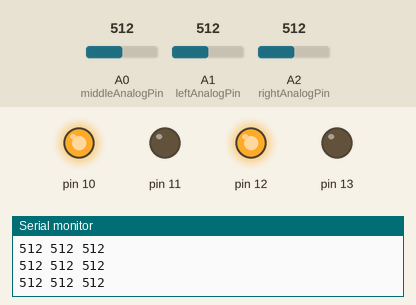
Recording of a sketch running on a simulated Arduino Uno, built with avr-gcc and run on an emulated ATmega328P. Shown: output pins drawn as LEDs (lit = HIGH), the last lines printed to the serial monitor. Inputs (shaded band) come from the test bench; at power-on: A0 (middleAnalogPin) = 512, A2 (rightAnalogPin) = 512, A1 (leftAnalogPin) = 512.

Above: at 1.2 s.
1.3 s: A0 (middleAnalogPin) set to 11
2.8 s: A0 (middleAnalogPin) set to 8
4.3 s: A2 (rightAnalogPin) set to 313
5.8 s: A2 (rightAnalogPin) set to 287
At 6.2 s:
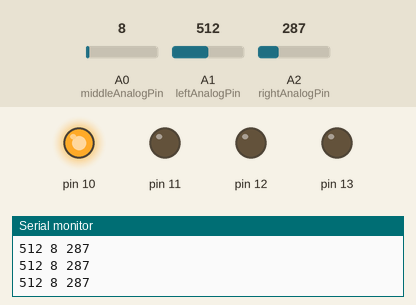
7.3 s: A1 (leftAnalogPin) set to 310
8.8 s: A1 (leftAnalogPin) set to 292
At 9.6 s:
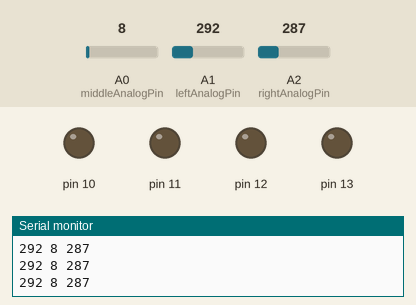
Timing chart, 0 to 11.3 s (numbered marks = the images above; inputs shaded):
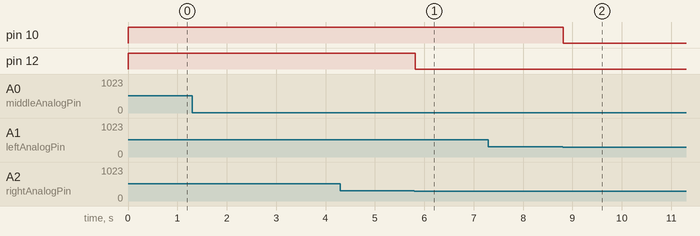

The sketch:

hBridge_jun15a.ino
```cpp
int middleAnalogPin = A0;
int middleVal = 0;
int leftAnalogPin = A1;
int leftVal = 0;
int rightAnalogPin = A2;
int rightVal = 0;
int THRESHOLD = 300;
void setup() {
  // put your setup code here, to run once:
  Serial.begin(9600);
  pinMode(13, OUTPUT);
  pinMode(12, OUTPUT);
  pinMode(11, OUTPUT);
  pinMode(10, OUTPUT);

  //pinMode(analogPin, INPUT);
}

void loop() {
  //105 white, 1019 brown
  //666 dark, 77 white
  middleVal = analogRead(middleAnalogPin);
  //Serial.println("Middle " + middleVal);
  //Serial.println(middleVal);

  //35 white, 1019 brown
  //665, 666, 667 dark, 20, 21 white
  leftVal = analogRead(leftAnalogPin);
  //Serial.println("Left " + leftVal);
  //Serial.println(leftVal);

  //40 or 41 white, 1018 brown
  //now - 665, 666 dark, 22 or 23 white
  rightVal = analogRead(rightAnalogPin);
  //Serial.println("Right " + rightVal);
  //Serial.println(rightVal);

  Serial.print(String(leftVal) + " ");
  Serial.print(String(middleVal) + " ");
  Serial.println(String(rightVal));

  /*    if only middle black, forward
   *    if none black, stop
   *    if middle and left black, turn left
   *    if middle and right black, turn right
   *
   */
  if(!isBlack(leftVal)  && !isBlack(middleVal) && !isBlack(rightVal)) {
    halt();
  }
  else if((!isBlack(leftVal) && !isBlack(rightVal)) || isBlack(middleVal)) {
    forwards();
  }
  else if(isBlack(leftVal)  && !isBlack(rightVal)) {
    left();
  }
  else if(!isBlack(leftVal) && isBlack(rightVal)) {
    right();
  }

  /*
   *
  if(!isBlack(leftVal)  && isBlack(middleVal) && !isBlack(rightVal)) {
    forwards();
  }
  else if(!isBlack(leftVal)  && !isBlack(middleVal) && !isBlack(rightVal)) {
    halt();
  }
  else if(isBlack(leftVal)  && isBlack(middleVal) && !isBlack(rightVal)) {
    left();
  }
  else if(!isBlack(leftVal)  && isBlack(middleVal) && isBlack(rightVal)) {
    right();
  }
   * */

  //backwards();
  //forwards();
  //right();
}

/*
void oppDirections() {
  digitalWrite(13, HIGH);
  digitalWrite(12, LOW);
  digitalWrite(11, LOW);
  digitalWrite(10, HIGH);
}
*/

bool isBlack(int sensorVal) {
  if(sensorVal > THRESHOLD) {
    return true;
  }
  else {
    return false;
  }
}

void backwards() {
  digitalWrite(13, HIGH);
  digitalWrite(12, LOW);
  digitalWrite(11, HIGH);
  digitalWrite(10, LOW);
}

void forwards() {
  digitalWrite(13, LOW);
  digitalWrite(12, HIGH);
  digitalWrite(11, LOW);
  digitalWrite(10, HIGH);
}

void left() {
  digitalWrite(13, LOW);
  digitalWrite(12, LOW);
  digitalWrite(11, LOW);
  digitalWrite(10, HIGH);
}

void right() {
  digitalWrite(13, LOW);
  digitalWrite(12, HIGH);
  digitalWrite(11, LOW);
  digitalWrite(10, LOW);
}

void halt() {
  digitalWrite(13, LOW);
  digitalWrite(12, LOW);
  digitalWrite(11, LOW);
  digitalWrite(10, LOW);
}
```

Measured:
- the behaviour switches between 301 and 300 on A2 (rightAnalogPin) (found by bisection; images 0 and 1)
- the behaviour switches between 301 and 300 on A1 (leftAnalogPin) (found by bisection; images 1 and 2)
- after the input at 5.8 s, pin 12: HIGH → LOW at once
- after the input at 8.8 s, pin 10: HIGH → LOW at once
